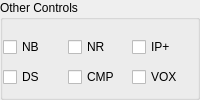
            <widget class="QGroupBox" name="OtherControlsGrp">
             <property name="title">
              <string>Other Controls</string>
             </property>
             <layout class="QVBoxLayout" name="verticalLayout_3">
              <property name="spacing">
               <number>3</number>
              </property>
              <property name="leftMargin">
               <number>0</number>
              </property>
              <property name="topMargin">
               <number>10</number>
              </property>
              <property name="rightMargin">
               <number>0</number>
              </property>
              <property name="bottomMargin">
               <number>3</number>
              </property>
              <item>
               <layout class="QHBoxLayout" name="horizontalLayout_6">
                <property name="spacing">
                 <number>0</number>
                </property>
                <item>
                 <widget class="QCheckBox" name="nbEnableChk">
                  <property name="toolTip">
                   <string>Noise Blanker</string>
                  </property>
                  <property name="accessibleName">
                   <string>Noise Blanker</string>
                  </property>
                  <property name="text">
                   <string>NB</string>
                  </property>
                 </widget>
                </item>
                <item>
                 <widget class="QCheckBox" name="nrEnableChk">
                  <property name="toolTip">
                   <string>Noise Reduction</string>
                  </property>
                  <property name="accessibleName">
                   <string>Noise Reduction</string>
                  </property>
                  <property name="text">
                   <string>NR</string>
                  </property>
                 </widget>
                </item>
                <item>
                 <widget class="QCheckBox" name="ipPlusEnableChk">
                  <property name="toolTip">
                   <string>IP+ Funcion</string>
                  </property>
                  <property name="accessibleName">
                   <string>IP Plus</string>
                  </property>
                  <property name="text">
                   <string>IP+</string>
                  </property>
                 </widget>
                </item>
               </layout>
              </item>
              <item>
               <layout class="QHBoxLayout" name="horizontalLayout">
                <property name="spacing">
                 <number>0</number>
                </property>
                <item>
                 <widget class="QCheckBox" name="digiselEnableChk">
                  <property name="toolTip">
                   <string>Digi-Sel</string>
                  </property>
                  <property name="accessibleName">
                   <string>Digi-Sel</string>
                  </property>
                  <property name="text">
                   <string>DS</string>
                  </property>
                 </widget>
                </item>
                <item>
                 <widget class="QCheckBox" name="compEnableChk">
                  <property name="toolTip">
                   <string>Compressor</string>
                  </property>
                  <property name="accessibleName">
                   <string>Compressor</string>
                  </property>
                  <property name="text">
                   <string>CMP</string>
                  </property>
                 </widget>
                </item>
                <item>
                 <widget class="QCheckBox" name="voxEnableChk">
                  <property name="toolTip">
                   <string>Vox Enable</string>
                  </property>
                  <property name="accessibleName">
                   <string>VOX, Voice Operated Transmit</string>
                  </property>
                  <property name="text">
                   <string>VOX</string>
                  </property>
                 </widget>
                </item>
               </layout>
              </item>
             </layout>
            </widget>
